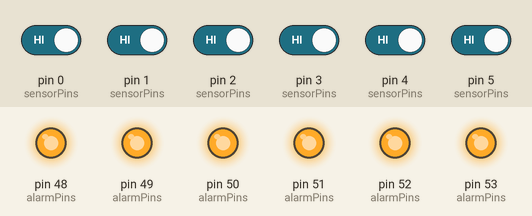
This sketch was run on a simulated Arduino Mega 2560, built with avr-gcc and run on an emulated ATmega2560. Shown: output pins drawn as LEDs (lit = HIGH). The test bench sets the inputs (shaded band); at power-on: pin 0 (sensorPins), pin 1 (sensorPins), pin 2 (sensorPins), pin 3 (sensorPins), pin 4 (sensorPins), pin 5 (sensorPins) HIGH.

Above: at 1.2 s.
1.3 s: pin 0 (sensorPins) driven LOW
At 2.1 s:
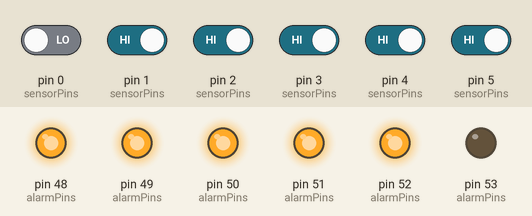
2.8 s: pin 1 (sensorPins) driven LOW
At 3.3 s:
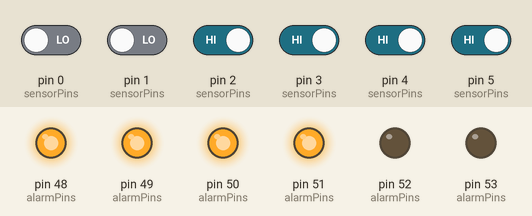
4.3 s: pin 2 (sensorPins) driven LOW
At 5.5 s:
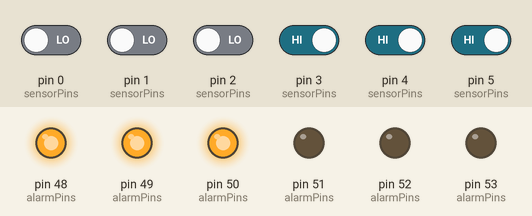
5.8 s: pin 3 (sensorPins) driven LOW
At 6.8 s:
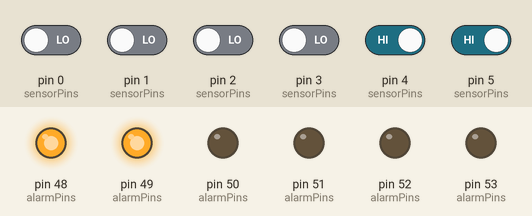
7.3 s: pin 4 (sensorPins) driven LOW
At 7.9 s:
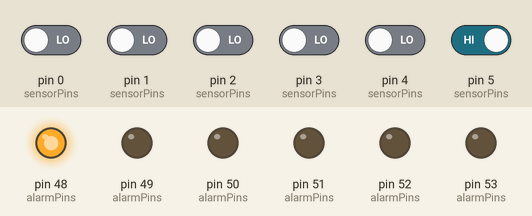
8.8 s: pin 5 (sensorPins) driven LOW
At 10.2 s:
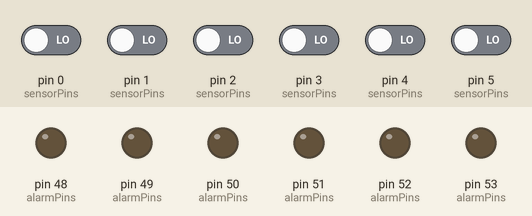
Timing chart, 0 to 11.3 s (numbered marks = the images above; inputs shaded):
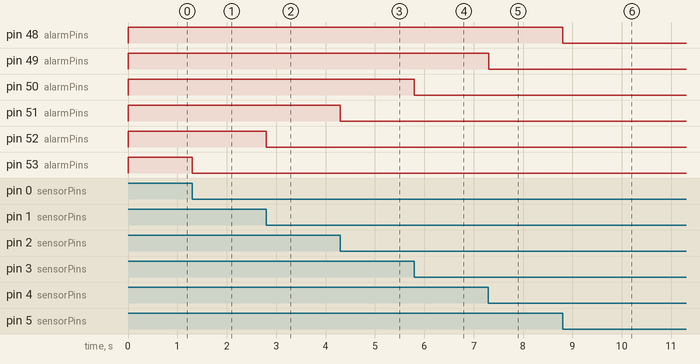

The sketch:

windowSensors.ino
```cpp
// Arduino mega - 54 I/O pins
// 6-17 and 36-47 light controll
// 18 - 35 free

const byte windowAlarmCount = 6;
const byte sensorPins[] = {0, 1, 2, 3, 4, 5};
const byte alarmPins[] = {53, 52, 51, 50, 49, 48};

void setup() {
  for (byte i = 0; i < windowAlarmCount; i ++) {
    initAlarm(sensorPins[i], alarmPins[i]);
  }
}

void loop() {
  for (byte i = 0; i < windowAlarmCount; i ++) {
    loopAlarm(sensorPins[i], alarmPins[i]);
  }
  delay(1);
}

void initAlarm(byte sensorPin, byte alarmPin) {
  pinMode(sensorPin, INPUT);
  pinMode(alarmPin, OUTPUT);
  digitalWrite(sensorPin, HIGH);
}

void loopAlarm(byte sensorPin, byte alarmPin) {
  if(digitalRead(sensorPin) == LOW){
    digitalWrite(alarmPin, LOW);
  } else {
    digitalWrite(alarmPin, HIGH);
  }
}
```

Measured:
- after the input at 1.3 s, pin 53 (alarmPins): HIGH → LOW at once
- after the input at 2.8 s, pin 52 (alarmPins): HIGH → LOW at once
- after the input at 4.3 s, pin 51 (alarmPins): HIGH → LOW at once
- after the input at 5.8 s, pin 50 (alarmPins): HIGH → LOW at once
- after the input at 7.3 s, pin 49 (alarmPins): HIGH → LOW at once
- after the input at 8.8 s, pin 48 (alarmPins): HIGH → LOW at once
